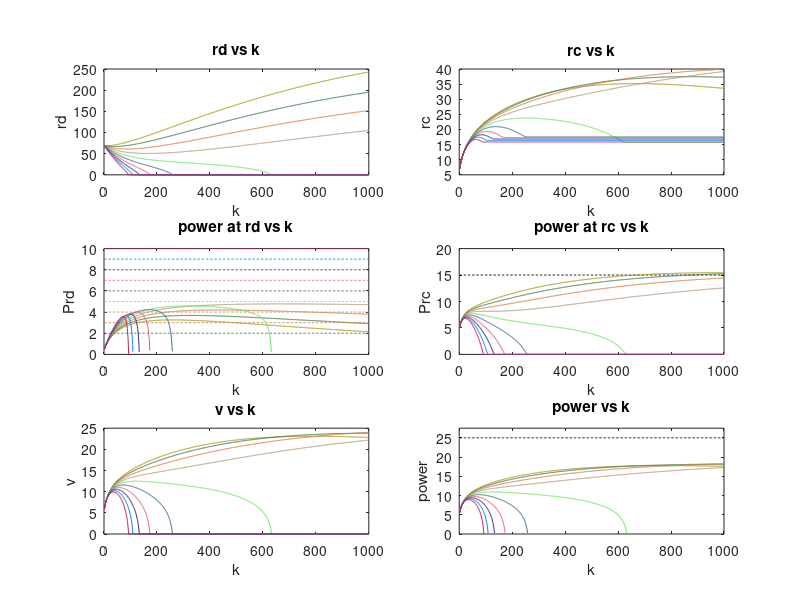

This chart was generated by the following MATLAB code:
% 10 Nov 2016
% Aurik Sarker & Jesse Rines
clear, close all

% Define discrete time period and time step
k = (1:1:1E3);  % time scale
dt = 1E-3;  % time step
b = 100;    % gain constant

% Define initial values
rd0 = rand(1)*100;   % initial rd value, randomized
rc0 = rand(1)*100;    % initial rc value, randomized
rl = 100;    % load resistance; should be in neighborhood of ep
ep = 100;    % epsilon (determines maximum power)
pc0 = 15;   % power demanded by rc

samples = 10000; % number of samples used to estimate rc
sigma = 1; % standard deviation of the normal distribution


% Define cell arrays for multiple initial pd0
rdP = cell(1, 10);
rcP = cell(1, 10);
vP = cell(1, 10);
pP = cell(1, 10);
pcP = cell(1, 10);
pdP = cell(1, 10);
aP = cell(1, 10);


% Define time arrays for rd, v, p
rd = zeros(1, k(end));
rc = zeros(1, k(end));
v = zeros(1, k(end));
p = zeros(1, k(end));
pc = zeros(1, k(end));
pd = zeros(1, k(end));
% Array containing multiple inital pd0 values
% pd0P = (.1:.1:1.0);
pd0P = (1:1:10);

% Define time arrays for dpc and drd
dpc = zeros(1, k(end));
drc = zeros(1, k(end));
a = zeros(1, k(end));

% Logical array indicating whether collapse has occurred or not
collapse = zeros(1, k(end));
collapseP = cell(1, 10);

% Set initial values for r, v, p
rd(1) = rd0;
rc(1) = rc0;
% v(1) = (ep * rd0 * rc0) / (rd0 * (rc0 + rd0) + rl*rc0);
v(1) = ep / (rl/rd0 + rl/rc0 + 1);
p(1) = v(1)^2 * (1/rc0 + 1/rd0);
pc(1) = v(1)^2 / rc0;
pd(1) = v(1)^2 / rd0;

% Define inital delta, alpha values
dpc(1) = v(1)^2 / rc(1);
drc(1) = 1;
a(1) = -sign(dpc(1)) / sign(drc(1));

for n = 1:10
    % Set inital pd0 value (from defined pd0P array)
    pd0 = pd0P(n);
    
    % Determine array values over time interval
    for i = 2:length(k)
        rd(i) = max(rd(i-1) + b*dt*( (v(i-1)^2 / rd(i-1) - pd0) ), 0);
        
        
        % Take rc to be a normal random variable to find alpha
        rcR = normrnd(rc(i-1), sigma, 1, samples);
        vR = ep ./ (rl/rd(i) + rl./rcR + 1);
        pcR = vR.^2 ./ rcR;
        a(i) = mean( (pcR - pc(i-1)) .* (rcR - rc(i-1)) );
        
        % Use this new alpha to calculate rc
        % a(i) = -sign(dpc(i-1)) / sign(drc(i-1));
        rc(i) = max(rc(i-1) - b*dt * (pc(i-1) - pc0) * a(i), 0);
        
        % v(i) = (ep * rd(i-1) * rc(i-1)) / (rd(i-1) * (rc(i-1) + rd(i-1)) + rl*rc(i-1));
        v(i) = ep / (rl/rd(i) + rl/rc(i) + 1);
        
        % Set p, pc, delta pc, delta rc, for next loop
        p(i) = v(i)^2 * (1/rc(i) + 1/rd(i));
        pc(i) = v(i)^2 / rc(i);
        pd(i) = v(i)^2 / rd(i);
        dpc(i) = pc(i) - pc(i-1);
        drc(i) = rc(i) - rc(i-1);
    end
    
    % Test collapse logical
    collapse = (v < 1E-4) & (rd < rd0);
    
    % Set the corresponding position in the cell arrays
    rdP{n} = rd;
    rcP{n} = rc;
    vP{n} = v;
    collapseP{n} = collapse; 
    pP{n} = p;
    pcP{n} = pc;
    pdP{n} = pd;
    aP{n} = a;
end

maxpower = (ep^2 / (4*rl));

figure
set(gcf, 'Position', get(0, 'Screensize'));

hold on
subplot(324), plot(k, pc0 * ones(1, k(end)), '--', 'color', 'k');
hold on
subplot(326), plot(k, maxpower * ones(1, k(end)), '--', 'color', 'k');

% New figures
% Loop through each pd0
for i = 1:10
    % Define color vector outside of plot so that color matches
    c = rand(1,3);
    
    hold on
    subplot(321), plot(k, rdP{i}, 'color', c);
    title('rd vs k'), xlabel('k'), ylabel('rd');
    
    hold on
    subplot(322), plot(k, rcP{i}, 'color', c);
    title('rc vs k'), xlabel('k'), ylabel('rc');
    
    hold on
    subplot(323), plot(k, pd0P(i) * ones(1, k(end)), '--', 'color', c);
    subplot(323), plot(k, pdP{i}, 'color', c);
    title('power at rd vs k'), xlabel('k'), ylabel('Prd');
    
    hold on
    subplot(324), plot(k, pcP{i}, 'color', c);
    title('power at rc vs k'), xlabel('k'), ylabel('Prc');
    
    hold on
    subplot(325), plot(k, vP{i}, 'color', c);
    title('v vs k'), xlabel('k'), ylabel('v');
    
    hold on
    subplot(326), plot(k, pP{i}, 'color', c);
    title('power vs k'), xlabel('k'), ylabel('power');
    ylim([0 maxpower + maxpower/10]);
end


% % Old figures
% % Loop through each pd0
% for i = 1:10
%     % Define color vector outside of plot so that color matches
%     c = rand(1,3);
%     
%     hold on
%     subplot(321), plot(k, rdP{i}, 'color', c);
%     title('rd vs k'), xlabel('k'), ylabel('rd');
%     
%     hold on
%     subplot(322), plot(k, rcP{i}, 'color', c);
%     title('rc vs k'), xlabel('k'), ylabel('rc');
%     
%     hold on
%     subplot(323), plot(k, vP{i}, 'color', c);
%     title('v vs k'), xlabel('k'), ylabel('v');
%     
%     hold on
%     subplot(324), plot(k, pP{i}, 'color', c);
%     title('power vs k'), xlabel('k'), ylabel('power');
%     
%     hold on
%     subplot(325), plot(k, collapseP{i}, 'color', c);
%     title('collapse vs k'), xlabel('k'), ylabel('collapse');
%     ylim([-0.5 1.5]);
%     
%     hold on
%     subplot(326), plot(k, aP{i}, 'color', c);
%     title('alpha(a) vs k'), xlabel('k'), ylabel('alpha');
% end

% we need to know how much power each resistor is getting (power sharing),
% plot power of rc, power of rd, and how does that defer from the target Pc
% and Pd 

% if no voltage collapse, or if there is enough power that may be
% transferred, the power of each one should be equal to pd0 and pc0, which
% is expected because that's the demanded power

% after you demand more than the network can support, it's important to see
% how much power each is getting. so make plots which include pc and pd as
% well as rc and rd, voltage and power, alpha and collapse logical

% because the rd isnt doing anything 'smart', rd will get ?, rc will get
% remaining available power. understand if power we are getting is correct,
% and why. also alpha. 

% test many initial conditions. 
% ex. fix pc0 and pd0 to values so that there is voltage collapse
% then change the initial conditions of rc and rd (close to 0 up to
% larger than rl)
% function: imshow

% ex. repeat where both demands are controlled. compute random
% perturbations for rd and locate solutions. 

% document, write a report, motivation of this project, results

% change in voltage and power depend on random rd and rc, does this still
% work



% change initial rc/rd conditions to be at the order of 100, closer to the
% converging resistance values (they're too low right now)











